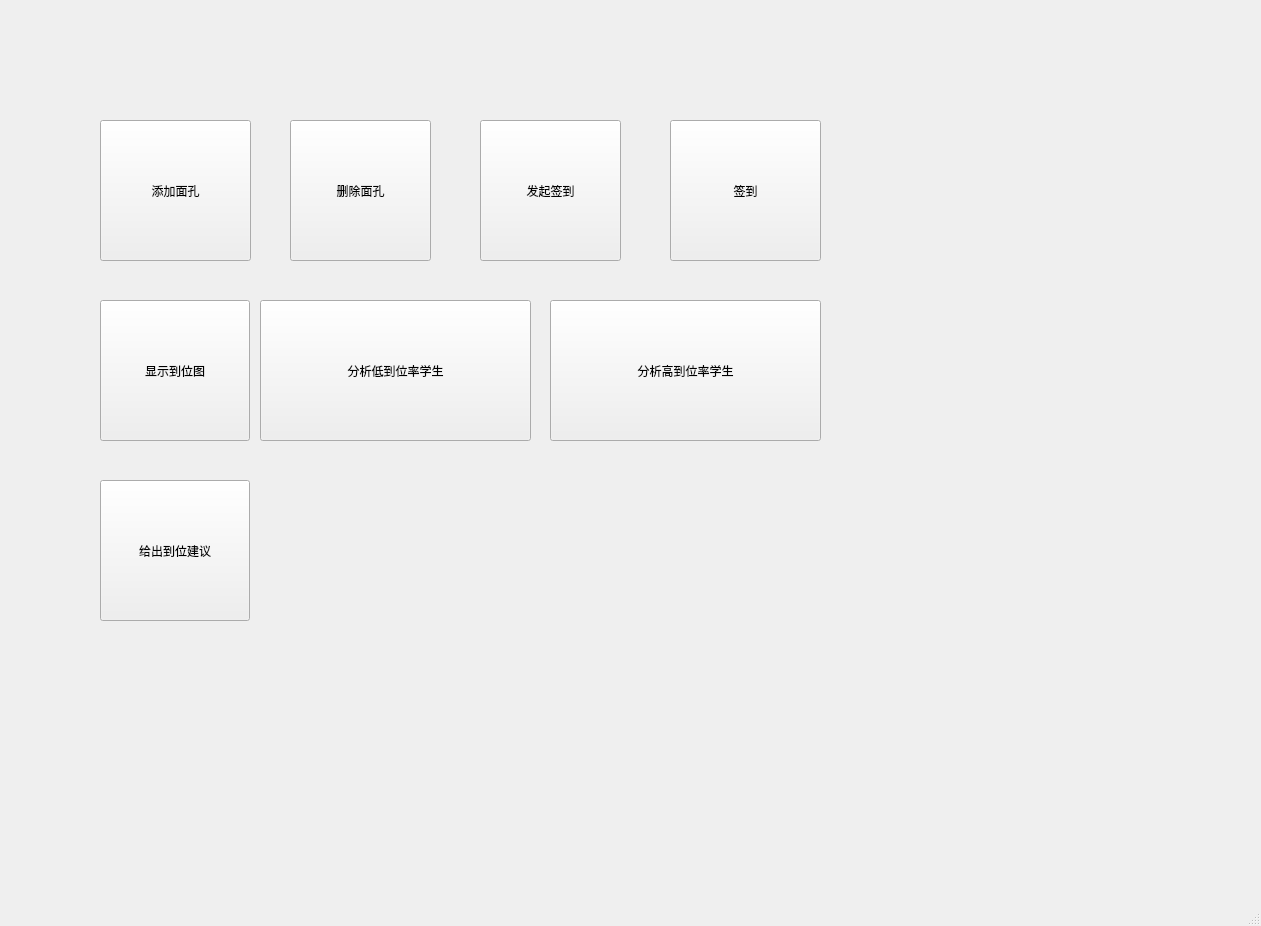
<?xml version="1.0" encoding="UTF-8"?>
<ui version="4.0">
 <class>MainWindow</class>
 <widget class="QMainWindow" name="MainWindow">
  <property name="geometry">
   <rect>
    <x>0</x>
    <y>0</y>
    <width>1261</width>
    <height>926</height>
   </rect>
  </property>
  <property name="windowTitle">
   <string>MainWindow</string>
  </property>
  <widget class="QWidget" name="centralwidget">
   <widget class="QPushButton" name="pushButton">
    <property name="geometry">
     <rect>
      <x>100</x>
      <y>120</y>
      <width>151</width>
      <height>141</height>
     </rect>
    </property>
    <property name="text">
     <string>添加面孔</string>
    </property>
   </widget>
   <widget class="QPushButton" name="pushButton_2">
    <property name="geometry">
     <rect>
      <x>290</x>
      <y>120</y>
      <width>141</width>
      <height>141</height>
     </rect>
    </property>
    <property name="text">
     <string>删除面孔</string>
    </property>
   </widget>
   <widget class="QPushButton" name="btn_startSignIn">
    <property name="geometry">
     <rect>
      <x>480</x>
      <y>120</y>
      <width>141</width>
      <height>141</height>
     </rect>
    </property>
    <property name="text">
     <string>发起签到</string>
    </property>
   </widget>
   <widget class="QPushButton" name="btn_signIn">
    <property name="geometry">
     <rect>
      <x>670</x>
      <y>120</y>
      <width>151</width>
      <height>141</height>
     </rect>
    </property>
    <property name="text">
     <string>签到</string>
    </property>
   </widget>
   <widget class="QPushButton" name="pushButton_4">
    <property name="geometry">
     <rect>
      <x>100</x>
      <y>300</y>
      <width>150</width>
      <height>141</height>
     </rect>
    </property>
    <property name="text">
     <string>显示到位图</string>
    </property>
   </widget>
   <widget class="QPushButton" name="pushButton_5">
    <property name="geometry">
     <rect>
      <x>260</x>
      <y>300</y>
      <width>271</width>
      <height>141</height>
     </rect>
    </property>
    <property name="text">
     <string>分析低到位率学生</string>
    </property>
   </widget>
   <widget class="QPushButton" name="pushButton_6">
    <property name="geometry">
     <rect>
      <x>550</x>
      <y>300</y>
      <width>271</width>
      <height>141</height>
     </rect>
    </property>
    <property name="text">
     <string>分析高到位率学生</string>
    </property>
   </widget>
   <widget class="QPushButton" name="pushButton_7">
    <property name="geometry">
     <rect>
      <x>100</x>
      <y>480</y>
      <width>150</width>
      <height>141</height>
     </rect>
    </property>
    <property name="text">
     <string>给出到位建议</string>
    </property>
   </widget>
  </widget>
  <widget class="QMenuBar" name="menubar">
   <property name="geometry">
    <rect>
     <x>0</x>
     <y>0</y>
     <width>1261</width>
     <height>37</height>
    </rect>
   </property>
  </widget>
  <widget class="QStatusBar" name="statusbar"/>
 </widget>
 <resources>
  <include location="app.qrc"/>
 </resources>
 <connections>
  <connection>
   <sender>pushButton</sender>
   <signal>clicked()</signal>
   <receiver>MainWindow</receiver>
   <slot>addNewFace()</slot>
   <hints>
    <hint type="sourcelabel">
     <x>207</x>
     <y>214</y>
    </hint>
    <hint type="destinationlabel">
     <x>189</x>
     <y>391</y>
    </hint>
   </hints>
  </connection>
  <connection>
   <sender>pushButton_2</sender>
   <signal>clicked()</signal>
   <receiver>MainWindow</receiver>
   <slot>deleteFace()</slot>
   <hints>
    <hint type="sourcelabel">
     <x>375</x>
     <y>225</y>
    </hint>
    <hint type="destinationlabel">
     <x>387</x>
     <y>414</y>
    </hint>
   </hints>
  </connection>
  <connection>
   <sender>btn_startSignIn</sender>
   <signal>clicked()</signal>
   <receiver>MainWindow</receiver>
   <slot>startSignIn()</slot>
   <hints>
    <hint type="sourcelabel">
     <x>668</x>
     <y>266</y>
    </hint>
    <hint type="destinationlabel">
     <x>824</x>
     <y>479</y>
    </hint>
   </hints>
  </connection>
  <connection>
   <sender>btn_signIn</sender>
   <signal>clicked()</signal>
   <receiver>MainWindow</receiver>
   <slot>signIn()</slot>
   <hints>
    <hint type="sourcelabel">
     <x>826</x>
     <y>273</y>
    </hint>
    <hint type="destinationlabel">
     <x>913</x>
     <y>365</y>
    </hint>
   </hints>
  </connection>
  <connection>
   <sender>pushButton_4</sender>
   <signal>clicked()</signal>
   <receiver>MainWindow</receiver>
   <slot>showArriveDiagram()</slot>
   <hints>
    <hint type="sourcelabel">
     <x>200</x>
     <y>442</y>
    </hint>
    <hint type="destinationlabel">
     <x>205</x>
     <y>578</y>
    </hint>
   </hints>
  </connection>
  <connection>
   <sender>pushButton_5</sender>
   <signal>clicked()</signal>
   <receiver>MainWindow</receiver>
   <slot>analyzeLowRateStu()</slot>
   <hints>
    <hint type="sourcelabel">
     <x>346</x>
     <y>456</y>
    </hint>
    <hint type="destinationlabel">
     <x>310</x>
     <y>660</y>
    </hint>
   </hints>
  </connection>
  <connection>
   <sender>pushButton_6</sender>
   <signal>clicked()</signal>
   <receiver>MainWindow</receiver>
   <slot>analyzeHighRateStu()</slot>
   <hints>
    <hint type="sourcelabel">
     <x>476</x>
     <y>449</y>
    </hint>
    <hint type="destinationlabel">
     <x>555</x>
     <y>656</y>
    </hint>
   </hints>
  </connection>
 </connections>
 <slots>
  <signal>signal1()</signal>
  <slot>addNewFace()</slot>
  <slot>deleteFace()</slot>
  <slot>searchFace()</slot>
  <slot>choosePic()</slot>
  <slot>startSignIn()</slot>
  <slot>signIn()</slot>
  <slot>showArriveDiagram()</slot>
  <slot>analyzeLowRateStu()</slot>
  <slot>analyzeHighRateStu()</slot>
 </slots>
</ui>
